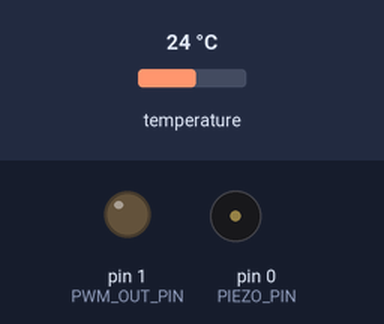
The sketch below on a simulated Arduino Uno, built with avr-gcc and run on an emulated ATmega328P. Shown: output pins drawn as LEDs (lit = HIGH), buzzer (waves = sounding, pin HIGH). The inputs (shaded band) are chosen by the test bench; at power-on: temperature 24 °C.

Above: at 3.3 s.
3.4 s: temperature set to 33.5 °C
5.5 s: temperature set to 34.4 °C
At 7.2 s:
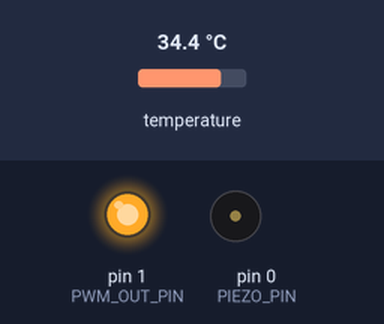
8.3 s: temperature set to 12 °C
At 10.4 s:
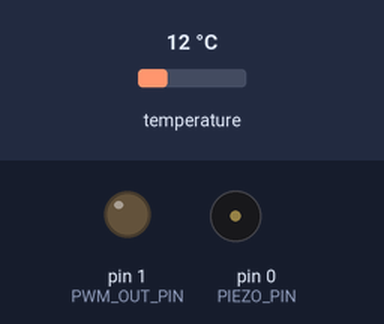
11.2 s: temperature set to 41 °C
At 13.5 s:
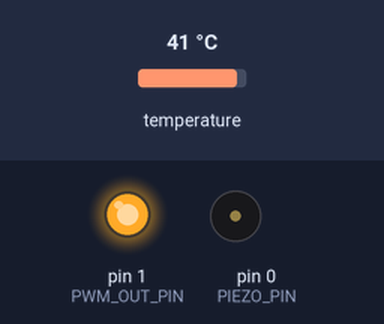
Timing chart, 0 to 15.0 s (numbered marks = the images above; inputs shaded):
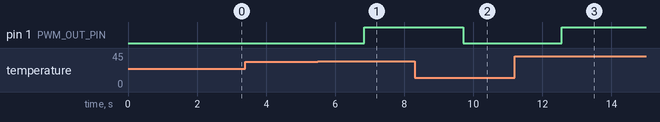

The sketch:

fanTempControll.ino
```cpp
#include <OneWire.h>
//#include <DallasTemperature.h>

// DEBUG
#include <SoftwareSerial.h>
#define RX 3
#define TX 4
SoftwareSerial Serial(RX, TX);
// DEBUG

#define PWM_OUT_PIN 1
#define TEMP_PIN    2
#define PIEZO_PIN   0

#define TEMP_PANIC  65

OneWire oneWire(TEMP_PIN);
//DallasTemperature sensors(&oneWire);

int CTemp = 0;    // Current temperature
int CPWM  = 0;    // Current PWM-frequency
unsigned long lastTempWarnMillis = 0;
unsigned long lastSensWarnMillis = 0;

void setup(void) {
  //sensors.begin();
  pinMode(PWM_OUT_PIN, OUTPUT);
  pinMode(PIEZO_PIN, OUTPUT);

  Serial.begin(9600);
  Serial.println("init");
  lastTempWarnMillis = millis();
  lastSensWarnMillis = millis();
}

void loop(void) {
  Serial.print("> ");
  CTemp = getTemp();

  /* If the temperature returned is -127C, the sensor doesn't work
   * I havent any code for other extreme cases, as i don't think it is nececarry
   * Play sound, print to console, make sure fan runs on max just to be sure,
   * return whitout running any other code */
  if (CTemp == -127) {

    if ((millis() - lastSensWarnMillis) > 10000) {
      CPWM = 255;
      analogWrite(PWM_OUT_PIN, CPWM);

      // Annoying sound
      Tone(PIEZO_PIN, 440, 150);  // C
      delay(100);
      Tone(PIEZO_PIN, 440, 150);  // C
      delay(100);
      Tone(PIEZO_PIN, 440, 150);  // C
      delay(100);
      Tone(PIEZO_PIN, 440, 150);  // C
      lastSensWarnMillis = millis();
    }

    Serial.println("   ERR...");
    return;
  }

  /* I decided to use a simple linear scale to determine the fan-speed,
   * the function i ended up with was (where f is fan speed, and x is temp)
   *   f(x) = 7.8x + 135
   * When temp=25, fan=60 ... when temp=50, fan=255
   * wheras the numbers below */
  CPWM = (CTemp * 7.8) - 135;

  if (CPWM > 255) { CPWM = 255; }  // Just to be sure, scale max value
  if (CPWM < 0) { CPWM = 0; }      // Just to be sure, scale min value
  if (CTemp >= 50) { CPWM = 255; } // Should follow the function above, but just to be sure
  if (CTemp <= 29) { CPWM = 0; }   // I dont think the fan is nececarry under 25 degrees

  // Set fan speed now, just in case the code below crashes. So we are sure that
  // the fan spins anyways. That beeing the most important of course.
  analogWrite(PWM_OUT_PIN, CPWM);

  // Play a warning sound every twenty seconds if the temperature is to high
  if (CTemp >= TEMP_PANIC) {
    if ((millis() - lastTempWarnMillis) > 15000) {
      // Annoying sound
      Tone(PIEZO_PIN, 440, 300);  // C
      Tone(PIEZO_PIN, 370, 150);  // F#
      Tone(PIEZO_PIN, 440, 300);  // C
      Tone(PIEZO_PIN, 370, 150);  // F#
      lastTempWarnMillis = millis();
    }
  }

  Serial.print("   ");
  Serial.print(CTemp);
  Serial.print(" C   PWM: ");
  Serial.println(CPWM);
}

int getTemp() {
  byte i;
  byte present = 0;
  byte type_s;
  byte data[12];
  byte addr[8];

  if ( !oneWire.search(addr) ) {
      Serial.print("No sensor found.");
      oneWire.reset_search();
      delay(250);
      return - 127;
  }
  Serial.print("ROM =");
  for( i = 0; i < 8; i++) {
    Serial.write(' ');
    Serial.print(addr[i], HEX);
  }
  if (OneWire::crc8(addr, 7) != addr[7]) {
      Serial.print("CRC is not valid!");
      return -127;
  }

  switch (addr[0]) {
    case 0x10:
      Serial.print("  Chip = DS18S20");  // or old DS1820
      type_s = 1;
      break;
    case 0x28:
      Serial.print("  Chip = DS18B20");
      type_s = 0;
      break;
    case 0x22:
      Serial.print("  Chip = DS1822");
      type_s = 0;
      break;
    default:
      Serial.print("   Device is not a DS18x20 family device.");
      return -127;
  }
  oneWire.reset();
  oneWire.select(addr);
  oneWire.write(0x44, 1);        // start conversion, with parasite power on at the end
  delay(1000);
  // we might do a oneWire.depower() here, but the reset will take care of it.
  present = oneWire.reset();
  oneWire.select(addr);
  oneWire.write(0xBE);         // Read Scratchpad

  Serial.print("  Data = ");
  Serial.print(present, HEX);
  Serial.print(" ");
  for ( i = 0; i < 9; i++) {           // we need 9 bytes
    data[i] = oneWire.read();
    Serial.print(data[i], HEX);
    Serial.print(" ");
  }
  Serial.print(" CRC=");
  Serial.print(OneWire::crc8(data, 8), HEX);

  // Convert the data to actual temperature
  // because the result is a 16 bit signed integer, it should
  // be stored to an "int16_t" type, which is always 16 bits
  // even when compiled on a 32 bit processor.
  int16_t raw = (data[1] << 8) | data[0];
  if (type_s) {
    raw = raw << 3; // 9 bit resolution default
    if (data[7] == 0x10) {
      // "count remain" gives full 12 bit resolution
      raw = (raw & 0xFFF0) + 12 - data[6];
    }
  } else {
    byte cfg = (data[4] & 0x60);
    // at lower res, the low bits are undefined, so let's zero them
    if (cfg == 0x00) raw = raw & ~7;  // 9 bit resolution, 93.75 ms
    else if (cfg == 0x20) raw = raw & ~3; // 10 bit res, 187.5 ms
    else if (cfg == 0x40) raw = raw & ~1; // 11 bit res, 375 ms
    //// default is 12 bit resolution, 750 ms conversion time
  }

  lastSensWarnMillis = millis(); // we will get falses, so the sensor should beep if it is 10 seconds since it actually worked
  return (int)raw / 16.0;
}

// Halting tone playing method, (PWM)
void Tone(byte pin, uint16_t frequency, uint16_t duration) {
  unsigned long startTime  = millis();
  unsigned long halfPeriod = 1000000L / frequency / 2;

  while ((millis() - startTime) < duration) {
    digitalWrite(pin, HIGH);
    delayMicroseconds(halfPeriod);
    digitalWrite(pin, LOW);
    delayMicroseconds(halfPeriod);
  }
}
```

Measured:
- the behaviour switches between 33.9 and 34 °C on temperature (found by bisection; images 0 and 1)
- after the input at 3.4 s, every drawn part: stays the same
- after the input at 5.5 s, pin 1 (PWM_OUT_PIN): LOW → HIGH after 1.3 s
- after the input at 8.3 s, pin 1 (PWM_OUT_PIN): HIGH → LOW after 1.4 s
- after the input at 11.2 s, pin 1 (PWM_OUT_PIN): LOW → HIGH after 1.4 s
